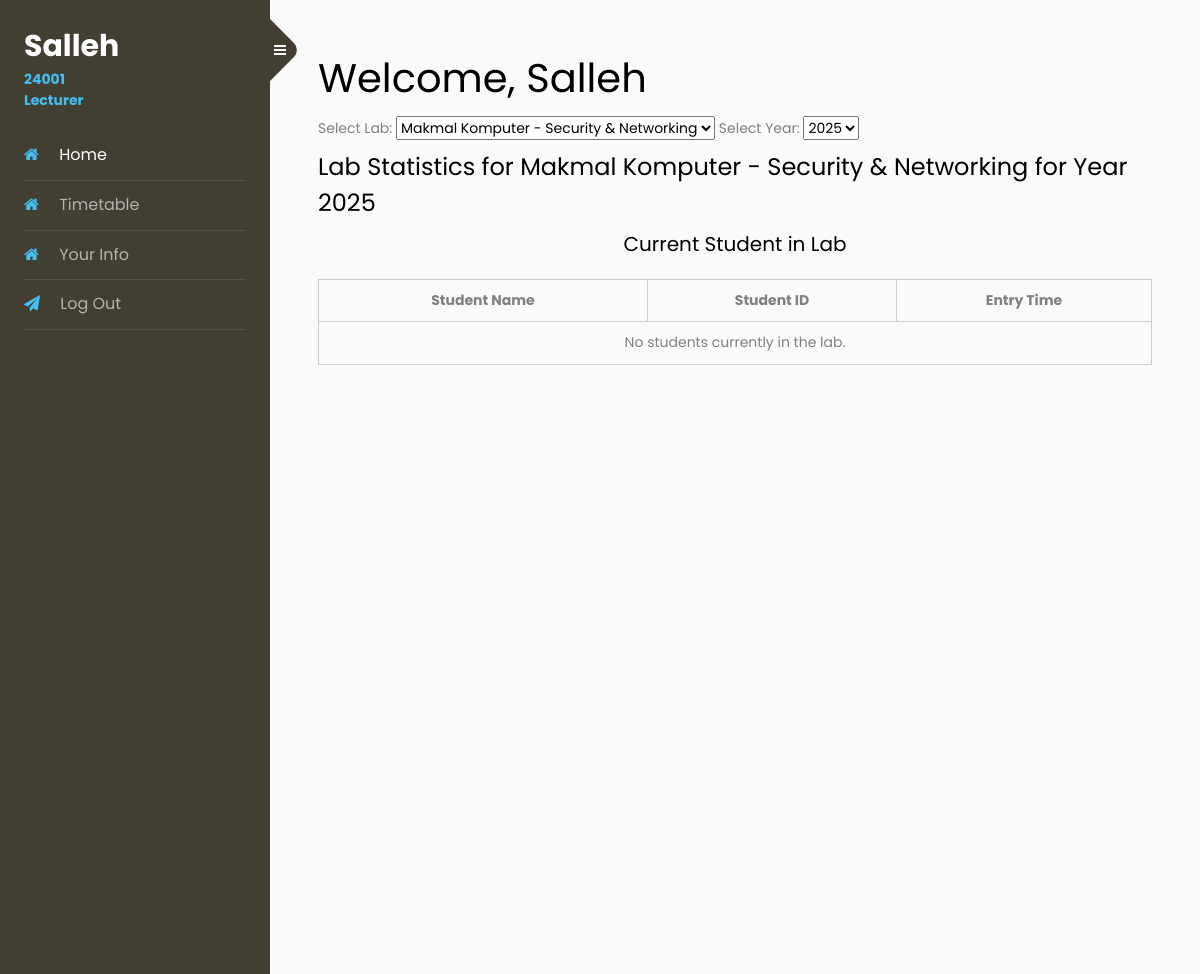
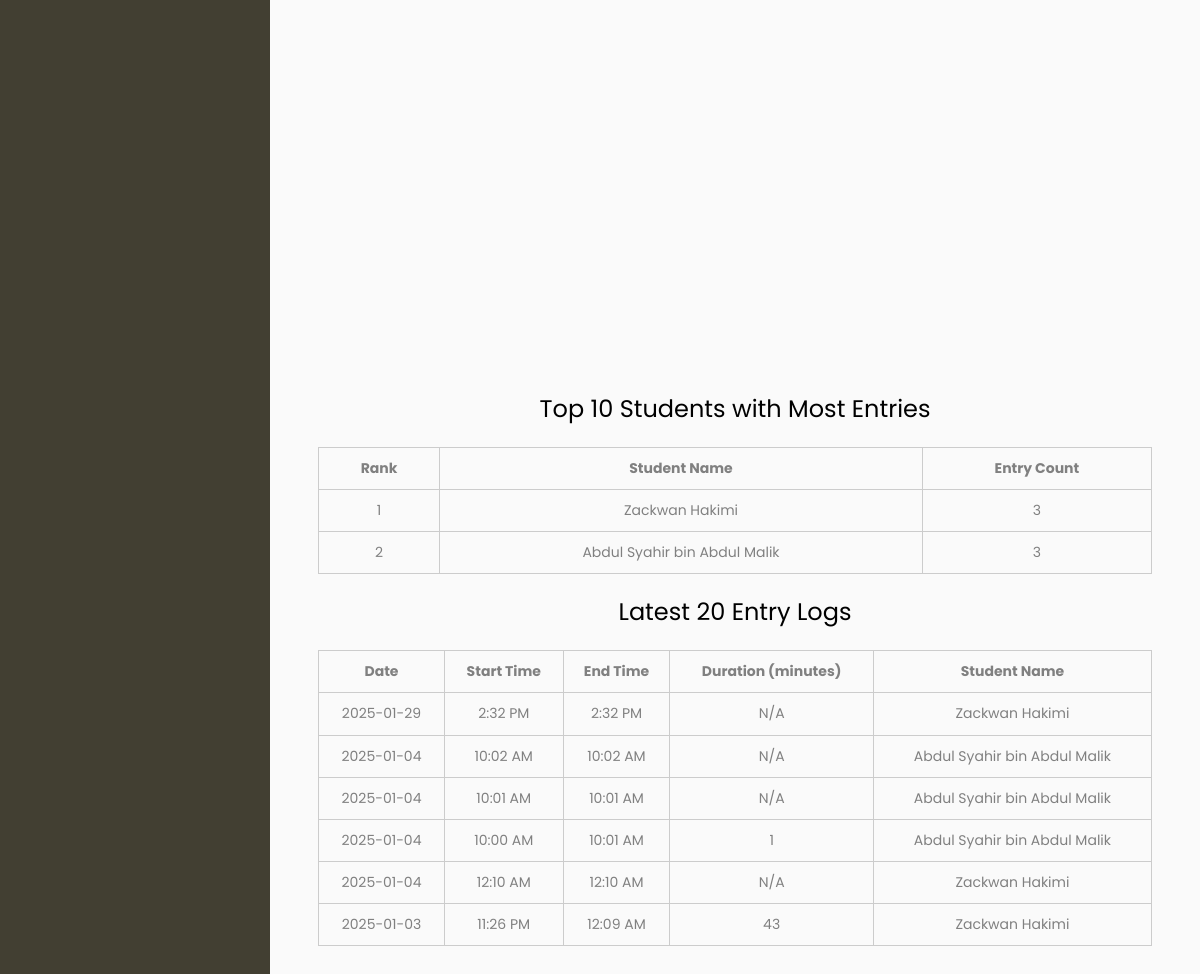
/computer_lab_monitoring_system/lecturerDashboard.php (signed in), run on the app's committed database (2 pictures, top to bottom).
### tables this page shows
CREATE TABLE `lab` (
  `Lab_ID` int(11) NOT NULL,
  `Lab_Name` varchar(255) NOT NULL,
  `Lab_Location` varchar(255) NOT NULL,
  `Lab_Status` tinyint(1) NOT NULL
);

CREATE TABLE `entry` (
  `Entry_ID` int(11) NOT NULL,
  `Entry_Date` date NOT NULL,
  `Entry_StartTime` datetime NOT NULL DEFAULT current_timestamp(),
  `Entry_EndTime` datetime DEFAULT NULL,
  `Stud_ID` int(10) DEFAULT NULL,
  `Lab_ID` int(11) NOT NULL
);

CREATE TABLE `student` (
  `Stud_ID` int(10) NOT NULL,
  `Stud_Name` varchar(255) NOT NULL,
  `Stud_Part` varchar(255) NOT NULL,
  `Stud_Password` varchar(255) NOT NULL DEFAULT '1234',
  `Stud_Status` tinyint(1) NOT NULL
);

### computer_lab_monitoring_system/lecturerDashboard.php (the view, shortened to what this page needs)
<?php
include 'connect.php';
$lecturer_id = $_SESSION['Lect_ID'];
$lecturer_name = $_SESSION['Lect_Name'];
$selectedLab = isset($_POST['Lab_ID']) ? intval($_POST['Lab_ID']) : 1;
$selectedYear = isset($_POST['Year']) ? intval($_POST['Year']) : date("Y");
$labName = "Unknown Lab";
$sql = "SELECT Lab_Name FROM Lab WHERE Lab_ID = ?";
$stmt = $conn->prepare($sql);
$stmt->bind_param("i", $selectedLab);
$stmt->execute();
$result = $stmt->get_result();
if ($result && $result->num_rows > 0) {
    $row = $result->fetch_assoc();
    $labName = $row['Lab_Name'];
}
$sqlTopStudents = "
    SELECT Student.Stud_Name, COUNT(*) AS entry_count
    FROM Entry
    JOIN Student ON Entry.Stud_ID = Student.Stud_ID
    WHERE Lab_ID = $selectedLab AND YEAR(Entry_Date) = $selectedYear
    GROUP BY Entry.Stud_ID
    ORDER BY entry_count DESC
    LIMIT 10";
$resultTopStudents = $conn->query($sqlTopStudents);
$sqlEntryLog = "
    SELECT Entry.Entry_StartTime, Entry.Entry_EndTime, TIMESTAMPDIFF(MINUTE, Entry_StartTime, Entry_EndTime) AS duration,
           Entry.Entry_Date, Student.Stud_Name
    FROM Entry
    JOIN Student ON Entry.Stud_ID = Student.Stud_ID
    WHERE Lab_ID = $selectedLab AND YEAR(Entry_Date) = $selectedYear
    ORDER BY Entry.Entry_ID DESC
    LIMIT 20";
$resultEntryLog = $conn->query($sqlEntryLog);
?>
<!doctype html>
<html lang="en">
  <head>
    <link rel="stylesheet" href="css/style.css">
	<link rel="stylesheet" href="https://stackpath.bootstrapcdn.com/font-awesome/4.7.0/css/font-awesome.min.css">
  </head>
  <body>
	<div class="wrapper d-flex align-items-stretch">
	<nav id="sidebar">
			<div class="custom-menu">
				<button type="button" id="sidebarCollapse" class="btn btn-primary">
	          	<i class="fa fa-bars"></i>
	        	</button>
        	</div>
			<div class="p-4">
			<h1><a href="index.html" class="logo"><?php echo htmlspecialchars($lecturer_name); ?><span><?php echo htmlspecialchars($lecturer_id); ?><span>Lecturer</span></a></h1>
				<ul class="list-unstyled components mb-5">
					<li class="active">
						<a href="lecturerDashboard.php"><span class="fa fa-home mr-3"></span> Home</a>
					</li>
                    <li>
						<a href="lecturerTimetable.php"><span class="fa fa-home mr-3"></span> Timetable</a>
					</li>
					<li>
						<a href="lecturerInfo.php"><span class="fa fa-home mr-3"></span> Your Info</a>
					</li>
					<li>
						<a href='logout.php'><span class="fa fa-paper-plane mr-3"></span> Log Out</a>
					</li>
				</ul>
			</div>
    	</nav>
		<div id="content" class="p-4 p-md-5 pt-5">
		<h1>Welcome, <?= htmlspecialchars($lecturer_name); ?></h1>
    <form method="post" action="">
        <label for="Lab_ID">Select Lab:</label>
        <select name="Lab_ID" id="Lab_ID" onchange="this.form.submit()">
            <option value="1" <?= $selectedLab == 1 ? 'selected' : '' ?>>Makmal Komputer - Security & Networking</option>
        </select>
    <label for="Year">Select Year:</label>
            <select name="Year" id="Year" onchange="this.form.submit()">
                <?php for ($year = 2024; $year <= date("Y"); $year++): ?>
                    <option value="<?= $year ?>" <?= $selectedYear == $year ? 'selected' : '' ?>><?= $year ?></option>
                <?php endfor; ?>
            </select>
        </form>
        <h4>Lab Statistics for <?= htmlspecialchars($labName) ?> for Year <?= $selectedYear ?></h4>
    <div>
    <table><h5 style="text-align: center">Current Student in Lab</h5>
    <thead>
        <tr>
            <th>Student Name</th>
            <th>Student ID</th>
            <th>Entry Time</th>
        </tr>
    </thead>
    <tbody>
        <?php
        $sql_current_students = "SELECT s.Stud_Name, e.Stud_ID, e.Entry_StartTime
                                 FROM Entry e
                                 INNER JOIN Student s ON e.Stud_ID = s.Stud_ID
                                 WHERE e.Entry_EndTime IS NULL AND e.Lab_ID = $selectedLab
                                 ORDER BY e.Entry_StartTime DESC";
        $result_current_students = $conn->query($sql_current_students);
        if ($result_current_students->num_rows > 0):
            while ($row = $result_current_students->fetch_assoc()): ?>
                <tr>
                    <td><?= htmlspecialchars($row['Stud_Name']); ?></td>
                    <td><?= htmlspecialchars($row['Stud_ID']); ?></td>
                    <td><?= htmlspecialchars($row['Entry_StartTime']); ?></td>
                </tr>
            <?php endwhile;
        else: ?>
            <tr>
                <td colspan="3">No students currently in the lab.</td>
            </tr>
        <?php endif; ?>
    </tbody>
</table>
    </div>
        <div id="bar_chart" style="width: 100%;"></div>
        <div id="line_chart" style="width: 100%; height: 500px;"></div>
    <h4 style="text-align: center">Top 10 Students with Most Entries</h4>
    <table>
        <tr>
            <th>Rank</th>
            <th>Student Name</th>
            <th>Entry Count</th>
        </tr>
        <?php $rank = 1; while ($row = $resultTopStudents->fetch_assoc()) : ?>
            <tr>
                <td><?= $rank++ ?></td>
                <td><?= htmlspecialchars($row['Stud_Name']); ?></td>
                <td><?= $row['entry_count']; ?></td>
            </tr>
        <?php endwhile; ?>
    </table>
    <h4 style="text-align: center; margin-top: 20px;">Latest 20 Entry Logs</h4>
    <table>
        <tr>
            <th>Date</th>
            <th>Start Time</th>
            <th>End Time</th>
            <th>Duration (minutes)</th>
            <th>Student Name</th>
        </tr>
        <?php while ($row = $resultEntryLog->fetch_assoc()) : ?>
            <tr>
                <td><?= $row['Entry_Date']; ?></td>
                <td><?= date('g:i A', strtotime($row['Entry_StartTime'])); ?></td>
                <td><?= $row['Entry_EndTime'] ? date('g:i A', strtotime($row['Entry_EndTime'])) : 'In Progress'; ?></td>
                <td><?= $row['duration'] ?: 'N/A'; ?></td>
                <td><?= htmlspecialchars($row['Stud_Name']); ?></td>
            </tr>
        <?php endwhile; ?>
    </table>
		</div>
	</div>
  </body>
</html>

### computer_lab_monitoring_system/lecturerDashboard.php (style rules this page uses)
#bar_chart, #line_chart, #pie_chart { width: 100%; height: 500px; }
table { width: 100%; border-collapse: collapse; margin-top: 20px; }
table, th, td { border: 1px solid #ccc; }
th, td { padding: 8px; text-align: center; }

### data on the page
lab: Lab_Name "Makmal Komputer - Security & Networking"
entry: Entry_Date "2025-01-29", Entry_StartTime "2:32 PM", Entry_EndTime "2:32 PM", duration "N/A", Stud_ID.Stud_Name "Zackwan Hakimi"
entry: Entry_Date "2025-01-04", Entry_StartTime "10:02 AM", Entry_EndTime "10:02 AM", duration "N/A", Stud_ID.Stud_Name "Abdul Syahir bin Abdul Malik"
entry: Entry_Date "2025-01-04", Entry_StartTime "10:01 AM", Entry_EndTime "10:01 AM", duration "N/A", Stud_ID.Stud_Name "Abdul Syahir bin Abdul Malik"
entry: Entry_Date "2025-01-04", Entry_StartTime "10:00 AM", Entry_EndTime "10:01 AM", duration "1", Stud_ID.Stud_Name "Abdul Syahir bin Abdul Malik"
entry: Entry_Date "2025-01-04", Entry_StartTime "12:10 AM", Entry_EndTime "12:10 AM", duration "N/A", Stud_ID.Stud_Name "Zackwan Hakimi"
entry: Entry_Date "2025-01-03", Entry_StartTime "11:26 PM", Entry_EndTime "12:09 AM", duration "43", Stud_ID.Stud_Name "Zackwan Hakimi"

### other printed values
$lecturer_name "Salleh"
$lecturer_id "24001"
$selectedYear "2025"
$row['Stud_Name'] "Zackwan Hakimi"
$row['entry_count'] "3"
$row['Stud_Name'] "Abdul Syahir bin Abdul Malik"
form field Year "2025"
